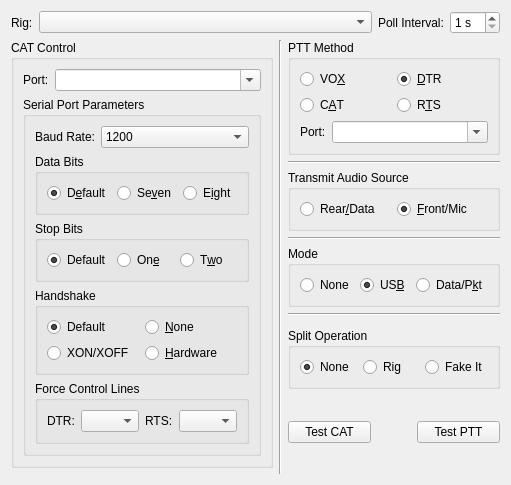
     <widget class="QWidget" name="radio_tab">
      <attribute name="title">
       <string>&amp;Radio</string>
      </attribute>
      <attribute name="toolTip">
       <string>Radio interface configuration settings.</string>
      </attribute>
      <layout class="QGridLayout" name="gridLayout_3">
       <item row="1" column="0" rowspan="11">
        <widget class="QGroupBox" name="CAT_control_group_box">
         <property name="sizePolicy">
          <sizepolicy hsizetype="Preferred" vsizetype="Preferred">
           <horstretch>0</horstretch>
           <verstretch>0</verstretch>
          </sizepolicy>
         </property>
         <property name="toolTip">
          <string>Settings that control your CAT interface.</string>
         </property>
         <property name="title">
          <string>CAT Control</string>
         </property>
         <layout class="QVBoxLayout" name="verticalLayout_3">
          <item>
           <layout class="QFormLayout" name="formLayout">
            <property name="fieldGrowthPolicy">
             <enum>QFormLayout::ExpandingFieldsGrow</enum>
            </property>
            <item row="0" column="0">
             <widget class="QLabel" name="CAT_port_label">
              <property name="text">
               <string>Port:</string>
              </property>
              <property name="buddy">
               <cstring>CAT_port_combo_box</cstring>
              </property>
             </widget>
            </item>
            <item row="0" column="1">
             <widget class="QComboBox" name="CAT_port_combo_box">
              <property name="sizePolicy">
               <sizepolicy hsizetype="MinimumExpanding" vsizetype="Fixed">
                <horstretch>1</horstretch>
                <verstretch>0</verstretch>
               </sizepolicy>
              </property>
              <property name="toolTip">
               <string>Serial port used for CAT control.</string>
              </property>
              <property name="editable">
               <bool>true</bool>
              </property>
              <property name="currentText">
               <string/>
              </property>
              <property name="insertPolicy">
               <enum>QComboBox::NoInsert</enum>
              </property>
             </widget>
            </item>
           </layout>
          </item>
          <item>
           <widget class="QGroupBox" name="CAT_serial_port_parameters_group_box">
            <property name="sizePolicy">
             <sizepolicy hsizetype="Preferred" vsizetype="MinimumExpanding">
              <horstretch>0</horstretch>
              <verstretch>0</verstretch>
             </sizepolicy>
            </property>
            <property name="accessibleName">
             <string>Serial Port Parameters</string>
            </property>
            <property name="title">
             <string>Serial Port Parameters</string>
            </property>
            <layout class="QVBoxLayout" name="verticalLayout">
             <item>
              <layout class="QFormLayout" name="formLayout_5">
               <property name="fieldGrowthPolicy">
                <enum>QFormLayout::ExpandingFieldsGrow</enum>
               </property>
               <item row="0" column="0">
                <widget class="QLabel" name="CAT_baud_label">
                 <property name="text">
                  <string>Baud Rate:</string>
                 </property>
                 <property name="buddy">
                  <cstring>CAT_serial_baud_combo_box</cstring>
                 </property>
                </widget>
               </item>
               <item row="0" column="1">
                <widget class="QComboBox" name="CAT_serial_baud_combo_box">
                 <property name="sizePolicy">
                  <sizepolicy hsizetype="MinimumExpanding" vsizetype="Fixed">
                   <horstretch>0</horstretch>
                   <verstretch>0</verstretch>
                  </sizepolicy>
                 </property>
                 <property name="toolTip">
                  <string>Serial port data rate which must match the setting of your radio.</string>
                 </property>
                 <property name="currentIndex">
                  <number>0</number>
                 </property>
                 <item>
                  <property name="text">
                   <string>1200</string>
                  </property>
                 </item>
                 <item>
                  <property name="text">
                   <string>2400</string>
                  </property>
                 </item>
                 <item>
                  <property name="text">
                   <string>4800</string>
                  </property>
                 </item>
                 <item>
                  <property name="text">
                   <string>9600</string>
                  </property>
                 </item>
                 <item>
                  <property name="text">
                   <string>19200</string>
                  </property>
                 </item>
                 <item>
                  <property name="text">
                   <string>38400</string>
                  </property>
                 </item>
                 <item>
                  <property name="text">
                   <string>57600</string>
                  </property>
                 </item>
                 <item>
                  <property name="text">
                   <string>115200</string>
                  </property>
                 </item>
                </widget>
               </item>
              </layout>
             </item>
             <item>
              <widget class="QGroupBox" name="CAT_data_bits_group_box">
               <property name="toolTip">
                <string>&lt;html&gt;&lt;head/&gt;&lt;body&gt;&lt;p&gt;Number of data bits used to communicate with your radio's CAT interface (usually eight).&lt;/p&gt;&lt;/body&gt;&lt;/html&gt;</string>
               </property>
               <property name="accessibleName">
                <string>Data bits</string>
               </property>
               <property name="title">
                <string>Data Bits</string>
               </property>
               <layout class="QHBoxLayout" name="horizontalLayout_4">
                <item>
                 <widget class="QRadioButton" name="CAT_default_bit_radio_button">
                  <property name="text">
                   <string>D&amp;efault</string>
                  </property>
                  <property name="checked">
                   <bool>true</bool>
                  </property>
                  <attribute name="buttonGroup">
                   <string notr="true">CAT_data_bits_button_group</string>
                  </attribute>
                 </widget>
                </item>
                <item>
                 <widget class="QRadioButton" name="CAT_7_bit_radio_button">
                  <property name="text">
                   <string>Se&amp;ven</string>
                  </property>
                  <property name="autoExclusive">
                   <bool>true</bool>
                  </property>
                  <attribute name="buttonGroup">
                   <string notr="true">CAT_data_bits_button_group</string>
                  </attribute>
                 </widget>
                </item>
                <item>
                 <widget class="QRadioButton" name="CAT_8_bit_radio_button">
                  <property name="text">
                   <string>E&amp;ight</string>
                  </property>
                  <property name="checked">
                   <bool>false</bool>
                  </property>
                  <attribute name="buttonGroup">
                   <string notr="true">CAT_data_bits_button_group</string>
                  </attribute>
                 </widget>
                </item>
               </layout>
              </widget>
             </item>
             <item>
              <widget class="QGroupBox" name="CAT_stop_bits_group_box">
               <property name="toolTip">
                <string>&lt;html&gt;&lt;head/&gt;&lt;body&gt;&lt;p&gt;Number of stop bits used when communicating with your radio's CAT interface&lt;/p&gt;&lt;p&gt;(consult you radio's manual for details).&lt;/p&gt;&lt;/body&gt;&lt;/html&gt;</string>
               </property>
               <property name="accessibleName">
                <string>Stop bits</string>
               </property>
               <property name="title">
                <string>Stop Bits</string>
               </property>
               <layout class="QHBoxLayout" name="horizontalLayout_2">
                <item>
                 <widget class="QRadioButton" name="CAT_default_stop_bit_radio_button">
                  <property name="text">
                   <string>Default</string>
                  </property>
                  <property name="checked">
                   <bool>true</bool>
                  </property>
                  <attribute name="buttonGroup">
                   <string notr="true">CAT_stop_bits_button_group</string>
                  </attribute>
                 </widget>
                </item>
                <item>
                 <widget class="QRadioButton" name="CAT_one_stop_bit_radio_button">
                  <property name="text">
                   <string>On&amp;e</string>
                  </property>
                  <attribute name="buttonGroup">
                   <string notr="true">CAT_stop_bits_button_group</string>
                  </attribute>
                 </widget>
                </item>
                <item>
                 <widget class="QRadioButton" name="CAT_two_stop_bit_radio_button">
                  <property name="text">
                   <string>T&amp;wo</string>
                  </property>
                  <property name="checked">
                   <bool>false</bool>
                  </property>
                  <attribute name="buttonGroup">
                   <string notr="true">CAT_stop_bits_button_group</string>
                  </attribute>
                 </widget>
                </item>
               </layout>
              </widget>
             </item>
             <item>
              <widget class="QGroupBox" name="CAT_handshake_group_box">
               <property name="toolTip">
                <string>&lt;html&gt;&lt;head/&gt;&lt;body&gt;&lt;p&gt;Flow control protocol used between this computer and your radio's CAT interface (usually &amp;quot;None&amp;quot; but some require &amp;quot;Hardware&amp;quot;).&lt;/p&gt;&lt;/body&gt;&lt;/html&gt;</string>
               </property>
               <property name="accessibleName">
                <string>Handshake</string>
               </property>
               <property name="title">
                <string>Handshake</string>
               </property>
               <layout class="QGridLayout" name="gridLayout_11">
                <item row="0" column="0">
                 <widget class="QRadioButton" name="CAT_handshake_default_radio_button">
                  <property name="text">
                   <string>Default</string>
                  </property>
                  <property name="checked">
                   <bool>true</bool>
                  </property>
                  <attribute name="buttonGroup">
                   <string notr="true">CAT_handshake_button_group</string>
                  </attribute>
                 </widget>
                </item>
                <item row="0" column="1">
                 <widget class="QRadioButton" name="CAT_handshake_none_radio_button">
                  <property name="text">
                   <string>&amp;None</string>
                  </property>
                  <property name="checked">
                   <bool>false</bool>
                  </property>
                  <attribute name="buttonGroup">
                   <string notr="true">CAT_handshake_button_group</string>
                  </attribute>
                 </widget>
                </item>
                <item row="1" column="0">
                 <widget class="QRadioButton" name="CAT_handshake_xon_radio_button">
                  <property name="toolTip">
                   <string>Software flow control (very rare on CAT interfaces).</string>
                  </property>
                  <property name="text">
                   <string>XON/XOFF</string>
                  </property>
                  <attribute name="buttonGroup">
                   <string notr="true">CAT_handshake_button_group</string>
                  </attribute>
                 </widget>
                </item>
                <item row="1" column="1">
                 <widget class="QRadioButton" name="CAT_handshake_hardware_radio_button">
                  <property name="toolTip">
                   <string>Flow control using the RTS and CTS RS-232 control lines
not often used but some radios have it as an option and 
a few, particularly some Kenwood rigs, require it).</string>
                  </property>
                  <property name="text">
                   <string>&amp;Hardware</string>
                  </property>
                  <attribute name="buttonGroup">
                   <string notr="true">CAT_handshake_button_group</string>
                  </attribute>
                 </widget>
                </item>
               </layout>
              </widget>
             </item>
             <item>
              <widget class="QGroupBox" name="CAT_control_lines_group_box">
               <property name="toolTip">
                <string>Special control of CAT port control lines.</string>
               </property>
               <property name="accessibleName">
                <string>Force Control Lines</string>
               </property>
               <property name="title">
                <string>Force Control Lines</string>
               </property>
               <property name="checked">
                <bool>false</bool>
               </property>
               <layout class="QHBoxLayout" name="horizontalLayout_8">
                <item>
                 <layout class="QFormLayout" name="formLayout_8">
                  <item row="0" column="1">
                   <widget class="QComboBox" name="force_DTR_combo_box">
                    <item>
                     <property name="text">
                      <string/>
                     </property>
                    </item>
                    <item>
                     <property name="text">
                      <string>High</string>
                     </property>
                    </item>
                    <item>
                     <property name="text">
                      <string>Low</string>
                     </property>
                    </item>
                   </widget>
                  </item>
                  <item row="0" column="0">
                   <widget class="QLabel" name="force_DTR_label">
                    <property name="text">
                     <string>DTR:</string>
                    </property>
                    <property name="buddy">
                     <cstring>force_DTR_combo_box</cstring>
                    </property>
                   </widget>
                  </item>
                 </layout>
                </item>
                <item>
                 <layout class="QFormLayout" name="formLayout_9">
                  <item row="0" column="0">
                   <widget class="QLabel" name="force_RTS_label">
                    <property name="text">
                     <string>RTS:</string>
                    </property>
                    <property name="buddy">
                     <cstring>force_RTS_combo_box</cstring>
                    </property>
                   </widget>
                  </item>
                  <item row="0" column="1">
                   <widget class="QComboBox" name="force_RTS_combo_box">
                    <item>
                     <property name="text">
                      <string/>
                     </property>
                    </item>
                    <item>
                     <property name="text">
                      <string>High</string>
                     </property>
                    </item>
                    <item>
                     <property name="text">
                      <string>Low</string>
                     </property>
                    </item>
                   </widget>
                  </item>
                 </layout>
                </item>
               </layout>
              </widget>
             </item>
            </layout>
           </widget>
          </item>
         </layout>
        </widget>
       </item>
       <item row="6" column="2">
        <widget class="Line" name="line_6">
         <property name="orientation">
          <enum>Qt::Horizontal</enum>
         </property>
        </widget>
       </item>
       <item row="1" column="1" rowspan="12">
        <widget class="Line" name="line">
         <property name="orientation">
          <enum>Qt::Vertical</enum>
         </property>
        </widget>
       </item>
       <item row="1" column="2">
        <widget class="QGroupBox" name="PTT_method_group_box">
         <property name="sizePolicy">
          <sizepolicy hsizetype="Expanding" vsizetype="Preferred">
           <horstretch>0</horstretch>
           <verstretch>0</verstretch>
          </sizepolicy>
         </property>
         <property name="toolTip">
          <string>How this program activates the PTT on your radio?</string>
         </property>
         <property name="title">
          <string>PTT Method</string>
         </property>
         <layout class="QGridLayout" name="gridLayout_2">
          <item row="0" column="0">
           <widget class="QRadioButton" name="PTT_VOX_radio_button">
            <property name="toolTip">
             <string>&lt;html&gt;&lt;head/&gt;&lt;body&gt;&lt;p&gt;No PTT activation, instead the radio's automatic VOX is used to key the transmitter.&lt;/p&gt;&lt;p&gt;Use this if you have no radio interface hardware.&lt;/p&gt;&lt;/body&gt;&lt;/html&gt;</string>
            </property>
            <property name="text">
             <string>VO&amp;X</string>
            </property>
            <attribute name="buttonGroup">
             <string notr="true">PTT_method_button_group</string>
            </attribute>
           </widget>
          </item>
          <item row="0" column="1">
           <widget class="QRadioButton" name="PTT_DTR_radio_button">
            <property name="toolTip">
             <string>&lt;html&gt;&lt;head/&gt;&lt;body&gt;&lt;p&gt;Use the RS-232 DTR control line to toggle your radio's PTT, requires hardware to interface the line.&lt;/p&gt;&lt;p&gt;Some commercial interface units also use this method.&lt;/p&gt;&lt;p&gt;The DTR control line of the CAT serial port may be used for this or a DTR control line on a different serial port may be used.&lt;/p&gt;&lt;/body&gt;&lt;/html&gt;</string>
            </property>
            <property name="text">
             <string>&amp;DTR</string>
            </property>
            <property name="checked">
             <bool>true</bool>
            </property>
            <attribute name="buttonGroup">
             <string notr="true">PTT_method_button_group</string>
            </attribute>
           </widget>
          </item>
          <item row="1" column="0">
           <widget class="QRadioButton" name="PTT_CAT_radio_button">
            <property name="toolTip">
             <string>Some radios support PTT via CAT commands,
use this option if your radio supports it and you have no
other hardware interface for PTT.</string>
            </property>
            <property name="text">
             <string>C&amp;AT</string>
            </property>
            <attribute name="buttonGroup">
             <string notr="true">PTT_method_button_group</string>
            </attribute>
           </widget>
          </item>
          <item row="1" column="1">
           <widget class="QRadioButton" name="PTT_RTS_radio_button">
            <property name="toolTip">
             <string>&lt;html&gt;&lt;head/&gt;&lt;body&gt;&lt;p&gt;Use the RS-232 RTS control line to toggle your radio's PTT, requires hardware to interface the line.&lt;/p&gt;&lt;p&gt;Some commercial interface units also use this method.&lt;/p&gt;&lt;p&gt;The RTS control line of the CAT serial port may be used for this or a RTS control line on a different serial port may be used. Note that this option is not available on the CAT serial port when hardware flow control is used.&lt;/p&gt;&lt;/body&gt;&lt;/html&gt;</string>
            </property>
            <property name="text">
             <string>R&amp;TS</string>
            </property>
            <attribute name="buttonGroup">
             <string notr="true">PTT_method_button_group</string>
            </attribute>
           </widget>
          </item>
          <item row="2" column="0" rowspan="2" colspan="2">
           <layout class="QFormLayout" name="formLayout_4">
            <property name="fieldGrowthPolicy">
             <enum>QFormLayout::ExpandingFieldsGrow</enum>
            </property>
            <item row="0" column="0">
             <widget class="QLabel" name="PTT_port_label">
              <property name="text">
               <string>Port:</string>
              </property>
              <property name="buddy">
               <cstring>PTT_port_combo_box</cstring>
              </property>
             </widget>
            </item>
            <item row="0" column="1">
             <widget class="QComboBox" name="PTT_port_combo_box">
              <property name="sizePolicy">
               <sizepolicy hsizetype="MinimumExpanding" vsizetype="Fixed">
                <horstretch>1</horstretch>
                <verstretch>0</verstretch>
               </sizepolicy>
              </property>
              <property name="toolTip">
               <string>&lt;html&gt;&lt;head/&gt;&lt;body&gt;&lt;p&gt;Select the RS-232 serial port utilised for PTT control, this option is available when DTR or RTS is selected above as a transmit method.&lt;/p&gt;&lt;p&gt;This port can be the same one as the one used for CAT control.&lt;/p&gt;&lt;p&gt;For some interface types the special value CAT may be chosen, this is used for non-serial CAT interfaces that can control serial port control lines remotely (OmniRig for example).&lt;/p&gt;&lt;/body&gt;&lt;/html&gt;</string>
              </property>
              <property name="editable">
               <bool>true</bool>
              </property>
              <property name="currentText">
               <string/>
              </property>
              <property name="currentIndex">
               <number>-1</number>
              </property>
              <property name="insertPolicy">
               <enum>QComboBox::NoInsert</enum>
              </property>
             </widget>
            </item>
           </layout>
          </item>
         </layout>
        </widget>
       </item>
       <item row="5" column="2">
        <widget class="QGroupBox" name="mode_group_box">
         <property name="toolTip">
          <string>Modulation mode selected on radio.</string>
         </property>
         <property name="title">
          <string>Mode</string>
         </property>
         <layout class="QGridLayout" name="gridLayout_10">
          <item row="0" column="1">
           <widget class="QRadioButton" name="mode_USB_radio_button">
            <property name="toolTip">
             <string>&lt;html&gt;&lt;head/&gt;&lt;body&gt;&lt;p&gt;USB is usually the correct modulation mode,&lt;/p&gt;&lt;p&gt;unless the radio has a special data or packet mode setting&lt;/p&gt;&lt;p&gt;for AFSK operation.&lt;/p&gt;&lt;/body&gt;&lt;/html&gt;</string>
            </property>
            <property name="text">
             <string>US&amp;B</string>
            </property>
            <property name="checked">
             <bool>true</bool>
            </property>
            <attribute name="buttonGroup">
             <string notr="true">TX_mode_button_group</string>
            </attribute>
           </widget>
          </item>
          <item row="0" column="0">
           <widget class="QRadioButton" name="mode_none_radio_button">
            <property name="toolTip">
             <string>Don't allow the program to set the radio mode
(not recommended but use if the wrong mode
or bandwidth is selected).</string>
            </property>
            <property name="text">
             <string>None</string>
            </property>
            <attribute name="buttonGroup">
             <string notr="true">TX_mode_button_group</string>
            </attribute>
           </widget>
          </item>
          <item row="0" column="2">
           <widget class="QRadioButton" name="mode_data_radio_button">
            <property name="toolTip">
             <string>If this is available then it is usually the correct mode for this program.</string>
            </property>
            <property name="text">
             <string>Data/P&amp;kt</string>
            </property>
            <attribute name="buttonGroup">
             <string notr="true">TX_mode_button_group</string>
            </attribute>
           </widget>
          </item>
         </layout>
        </widget>
       </item>
       <item row="3" column="2">
        <widget class="QGroupBox" name="TX_audio_source_group_box">
         <property name="toolTip">
          <string>Some radios can select the audio input using a CAT command,
this setting allows you to select which audio input will be used
(if it is available then generally the Rear/Data option is best).</string>
         </property>
         <property name="title">
          <string>Transmit Audio Source</string>
         </property>
         <layout class="QGridLayout" name="gridLayout_7">
          <item row="0" column="0">
           <widget class="QRadioButton" name="TX_source_data_radio_button">
            <property name="text">
             <string>Rear&amp;/Data</string>
            </property>
            <attribute name="buttonGroup">
             <string notr="true">TX_audio_source_button_group</string>
            </attribute>
           </widget>
          </item>
          <item row="0" column="1">
           <widget class="QRadioButton" name="TX_source_mic_radio_button">
            <property name="text">
             <string>&amp;Front/Mic</string>
            </property>
            <property name="checked">
             <bool>true</bool>
            </property>
            <attribute name="buttonGroup">
             <string notr="true">TX_audio_source_button_group</string>
            </attribute>
           </widget>
          </item>
         </layout>
        </widget>
       </item>
       <item row="9" column="2">
        <spacer name="verticalSpacer_2">
         <property name="orientation">
          <enum>Qt::Vertical</enum>
         </property>
         <property name="sizeHint" stdset="0">
          <size>
           <width>0</width>
           <height>0</height>
          </size>
         </property>
        </spacer>
       </item>
       <item row="2" column="2">
        <widget class="Line" name="line_3">
         <property name="orientation">
          <enum>Qt::Horizontal</enum>
         </property>
        </widget>
       </item>
       <item row="11" column="2">
        <spacer name="verticalSpacer_7">
         <property name="orientation">
          <enum>Qt::Vertical</enum>
         </property>
         <property name="sizeHint" stdset="0">
          <size>
           <width>0</width>
           <height>0</height>
          </size>
         </property>
        </spacer>
       </item>
       <item row="0" column="0" colspan="3">
        <layout class="QHBoxLayout" name="horizontalLayout_7">
         <item>
          <widget class="QLabel" name="rig_label">
           <property name="text">
            <string>Rig:</string>
           </property>
           <property name="buddy">
            <cstring>rig_combo_box</cstring>
           </property>
          </widget>
         </item>
         <item>
          <widget class="QComboBox" name="rig_combo_box">
           <property name="sizePolicy">
            <sizepolicy hsizetype="Preferred" vsizetype="Fixed">
             <horstretch>1</horstretch>
             <verstretch>0</verstretch>
            </sizepolicy>
           </property>
          </widget>
         </item>
         <item>
          <widget class="QLabel" name="CAT_poll_interval_label">
           <property name="text">
            <string>Poll Interval:</string>
           </property>
           <property name="buddy">
            <cstring>CAT_poll_interval_spin_box</cstring>
           </property>
          </widget>
         </item>
         <item>
          <widget class="QSpinBox" name="CAT_poll_interval_spin_box">
           <property name="toolTip">
            <string>&lt;html&gt;&lt;head/&gt;&lt;body&gt;&lt;p&gt;Interval to poll rig for status. Longer intervals will mean that changes to the rig will take longer to be detected.&lt;/p&gt;&lt;/body&gt;&lt;/html&gt;</string>
           </property>
           <property name="suffix">
            <string> s</string>
           </property>
           <property name="minimum">
            <number>1</number>
           </property>
          </widget>
         </item>
        </layout>
       </item>
       <item row="4" column="2">
        <widget class="Line" name="line_4">
         <property name="orientation">
          <enum>Qt::Horizontal</enum>
         </property>
        </widget>
       </item>
       <item row="10" column="2">
        <layout class="QHBoxLayout" name="horizontalLayout_11">
         <item>
          <widget class="QPushButton" name="test_CAT_push_button">
           <property name="toolTip">
            <string>&lt;html&gt;&lt;head/&gt;&lt;body&gt;&lt;p&gt;Attempt to connect to the radio with these settings.&lt;/p&gt;&lt;p&gt;The button will turn green if the connection is successful or red if there is a problem.&lt;/p&gt;&lt;/body&gt;&lt;/html&gt;</string>
           </property>
           <property name="text">
            <string>Test CAT</string>
           </property>
          </widget>
         </item>
         <item>
          <spacer name="horizontalSpacer_3">
           <property name="orientation">
            <enum>Qt::Horizontal</enum>
           </property>
           <property name="sizeType">
            <enum>QSizePolicy::Preferred</enum>
           </property>
           <property name="sizeHint" stdset="0">
            <size>
             <width>40</width>
             <height>20</height>
            </size>
           </property>
          </spacer>
         </item>
         <item>
          <widget class="QPushButton" name="test_PTT_push_button">
           <property name="toolTip">
            <string>Attempt to activate the transmitter.
Click again to deactivate. Normally no power should be
output since there is no audio being generated at this time.
Check that any Tx indication on your radio and/or your
radio interface behave as expected.</string>
           </property>
           <property name="styleSheet">
            <string notr="true">QPushButton:checked {
	background-color: red;
	border-style	: outset;
	border-width: 1px;
	border-radius: 5px;
	border-color: black;
	min-width: 5em;
	padding: 3px;
}</string>
           </property>
           <property name="text">
            <string>Test PTT</string>
           </property>
           <property name="checkable">
            <bool>true</bool>
           </property>
          </widget>
         </item>
        </layout>
       </item>
       <item row="8" column="2">
        <widget class="QGroupBox" name="split_operation_group_box">
         <property name="title">
          <string>Split Operation</string>
         </property>
         <layout class="QGridLayout" name="gridLayout_12">
          <item row="0" column="2">
           <widget class="QRadioButton" name="split_emulate_radio_button">
            <property name="toolTip">
             <string>&lt;html&gt;&lt;head/&gt;&lt;body&gt;&lt;p&gt;Use only VFO A for split operation (the program temporarily changes the QRG of your rig during transmission).&lt;/p&gt;&lt;/body&gt;&lt;/html&gt;</string>
            </property>
            <property name="text">
             <string>Fake It</string>
            </property>
            <attribute name="buttonGroup">
             <string notr="true">split_mode_button_group</string>
            </attribute>
           </widget>
          </item>
          <item row="0" column="1">
           <widget class="QRadioButton" name="split_rig_radio_button">
            <property name="toolTip">
             <string>&lt;html&gt;&lt;head/&gt;&lt;body&gt;&lt;p&gt;Use VFO A+B for split operation (works with many rigs, but requires the use of both VFOs).&lt;/p&gt;&lt;/body&gt;&lt;/html&gt;</string>
            </property>
            <property name="text">
             <string>Rig</string>
            </property>
            <attribute name="buttonGroup">
             <string notr="true">split_mode_button_group</string>
            </attribute>
           </widget>
          </item>
          <item row="0" column="0">
           <widget class="QRadioButton" name="split_none_radio_button">
            <property name="toolTip">
             <string>&lt;html&gt;&lt;head/&gt;&lt;body&gt;&lt;p&gt;Don't use split (not recommended).&lt;/p&gt;&lt;/body&gt;&lt;/html&gt;</string>
            </property>
            <property name="text">
             <string>None</string>
            </property>
            <property name="checked">
             <bool>true</bool>
            </property>
            <attribute name="buttonGroup">
             <string notr="true">split_mode_button_group</string>
            </attribute>
           </widget>
          </item>
         </layout>
        </widget>
       </item>
       <item row="12" column="0">
        <spacer name="verticalSpacer_5">
         <property name="orientation">
          <enum>Qt::Vertical</enum>
         </property>
         <property name="sizeHint" stdset="0">
          <size>
           <width>0</width>
           <height>0</height>
          </size>
         </property>
        </spacer>
       </item>
      </layout>
     </widget>
